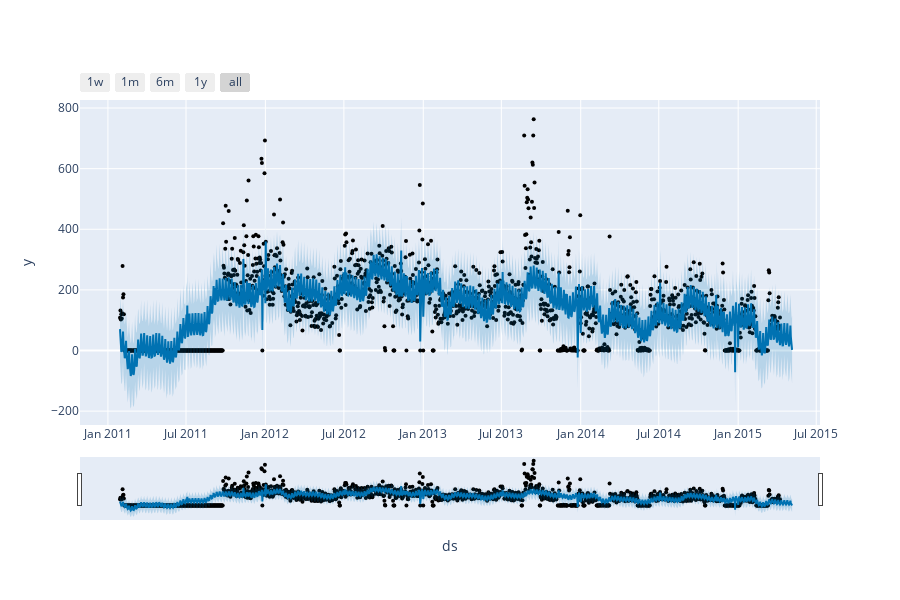

The notebook cell saved with this chart:
### Markdown cell above
## Evaluating the results

### Code cell
plot_plotly(model,result)

### Figure 1 — Plotly figure (JSON) as saved in the notebook; plotly's stock layout.template omitted (floating-point values rounded to 4 significant figures; data arrays with more than 128 entries replaced by an {"elided": "..."} marker saying what was removed)
{"data": [{"marker": {"color": "black", "size": 4}, "mode": "markers", "name": "Actual", "type": "scatter", "x": {"elided": "1530 str values"}, "y": {"elided": "1530 int values"}}, {"hoverinfo": "skip", "line": {"width": 0}, "mode": "lines", "type": "scatter", "x": {"elided": "1558 str values"}, "y": {"elided": "1558 float values"}}, {"fill": "tonexty", "fillcolor": "rgba(0, 114, 178, 0.2)", "line": {"color": "#0072B2", "width": 2}, "mode": "lines", "name": "Predicted", "type": "scatter", "x": {"elided": "1558 str values"}, "y": {"elided": "1558 float values"}}, {"fill": "tonexty", "fillcolor": "rgba(0, 114, 178, 0.2)", "hoverinfo": "skip", "line": {"width": 0}, "mode": "lines", "type": "scatter", "x": {"elided": "1558 str values"}, "y": {"elided": "1558 float values"}}], "layout": {"height": 600, "showlegend": false, "width": 900, "xaxis": {"rangeselector": {"buttons": [{"count": 7, "label": "1w", "step": "day", "stepmode": "backward"}, {"count": 1, "label": "1m", "step": "month", "stepmode": "backward"}, {"count": 6, "label": "6m", "step": "month", "stepmode": "backward"}, {"count": 1, "label": "1y", "step": "year", "stepmode": "backward"}, {"step": "all"}]}, "rangeslider": {"visible": true}, "title": {"text": "ds"}, "type": "date"}, "yaxis": {"title": {"text": "y"}}}}
